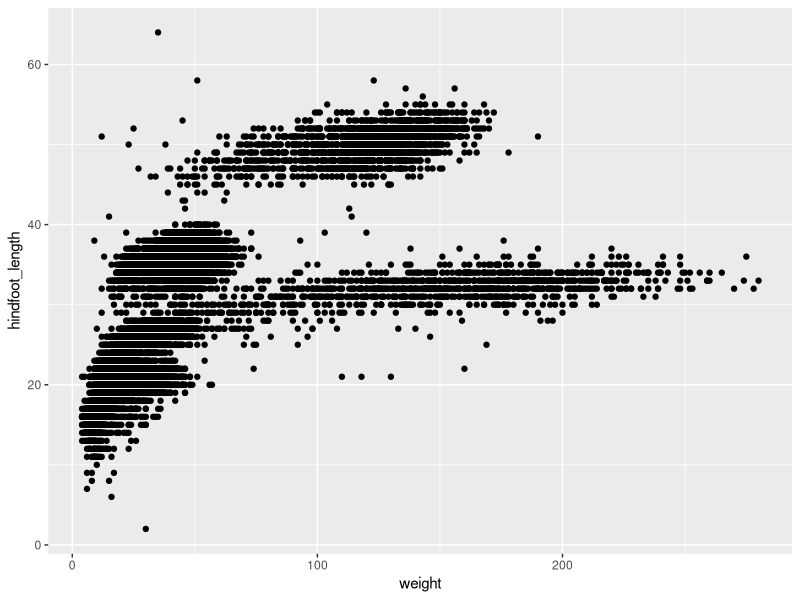
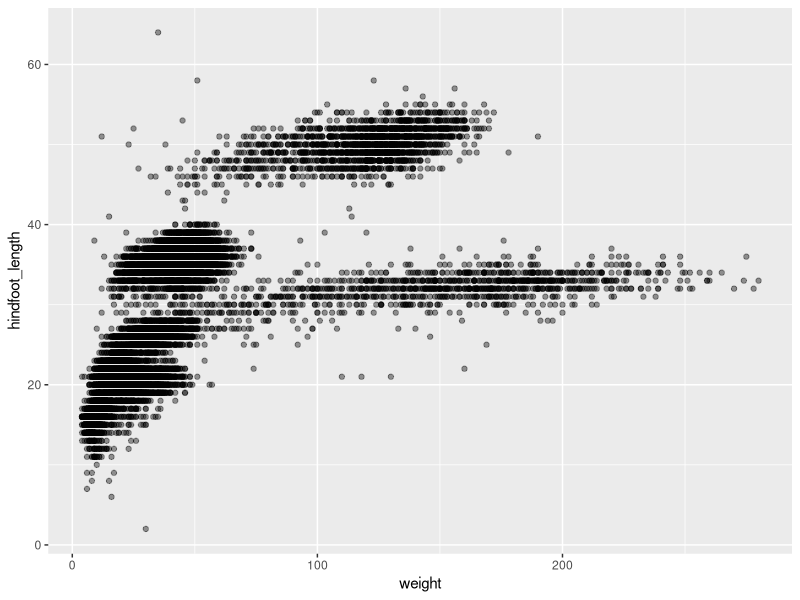
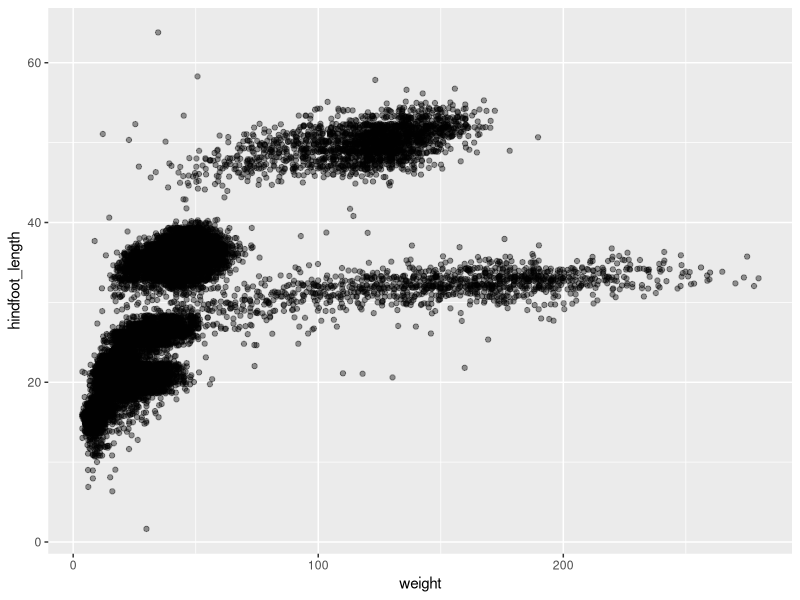
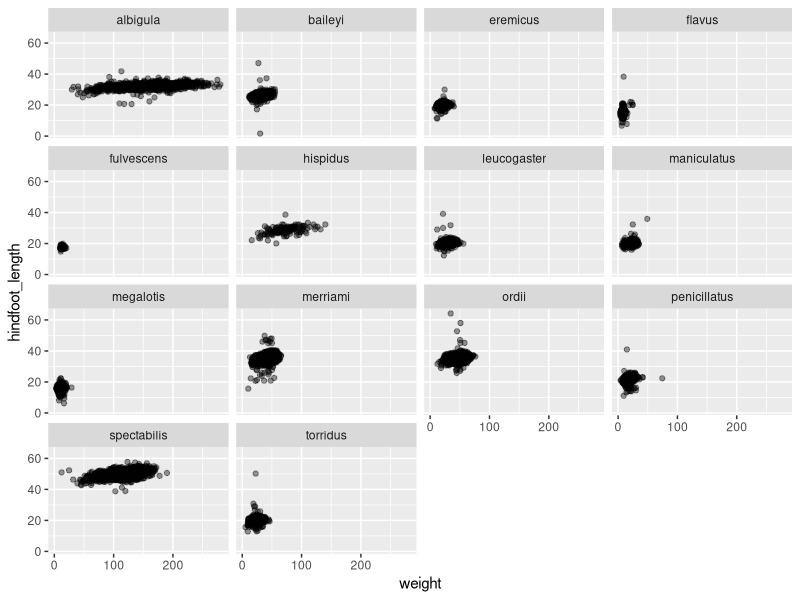
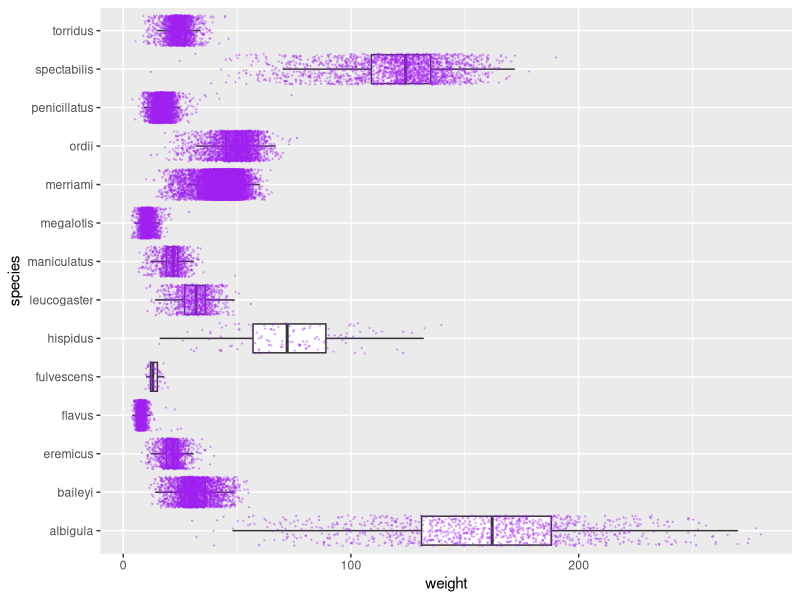
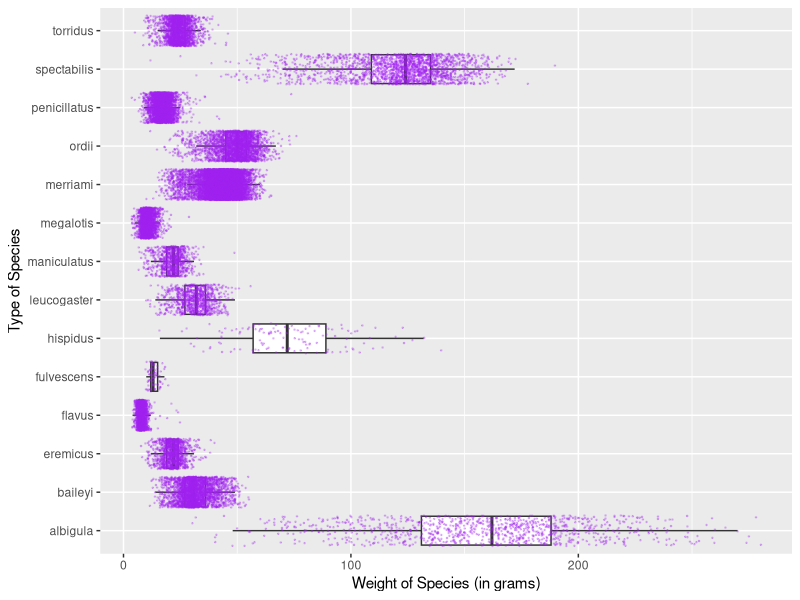
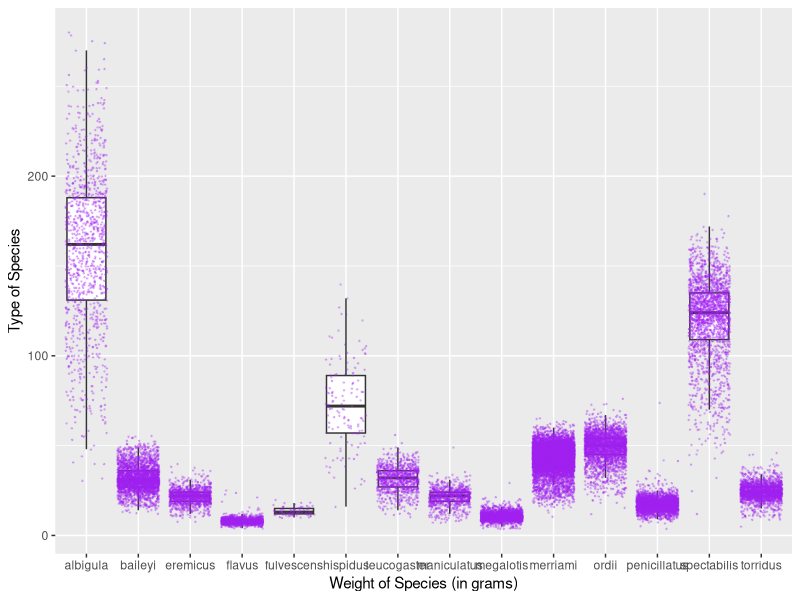
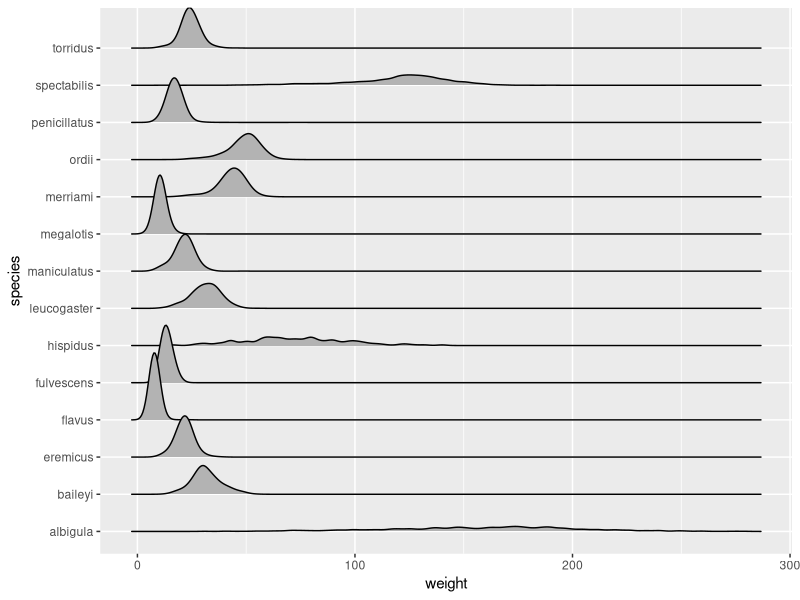

Here is the R script that generated these plots, in order:
## ---- chunk 1
library(tidyverse)
library(here)
## ---- chunk 2
# Code for question 1! 
surveys <- read_csv(here("supporting_artifacts", "extended_learning", "Challenge 2","surveys.csv")) 
## ---- chunk 3
dim(surveys)
#The dimensions of the surveys data is 30,463 rows by 15 columns 
## ---- chunk 4
spec(surveys)
# There are three types of data: character, double, and date
## ---- chunk 5
# Code for question 4! 
ggplot(data = surveys, 
       mapping = aes(x = weight, y = hindfoot_length)
       ) +
  geom_point()
## ---- chunk 6
#Code for question 5!
ggplot(data = surveys, 
       mapping = aes(x = weight, y = hindfoot_length)
       ) +
  geom_point(alpha = .4)
## ---- chunk 7
# Code for question 6! 
ggplot(data = surveys, 
       mapping = aes(x = weight, y = hindfoot_length)
       ) +
  geom_jitter(alpha = .4)
## ---- chunk 8
# Code for question 7
ggplot(data = surveys, 
       mapping = aes(x = weight, y = hindfoot_length)
       ) +
  geom_jitter(alpha = .4) +
  facet_wrap(~species)
## ---- chunk 9
# Code for question 8 (and 9)!
ggplot(data = surveys, 
       mapping = aes(x = weight, y = species)
       ) +
  geom_boxplot(outlier.shape = NA) +
  geom_jitter(size = .25, color = "Purple", alpha = .25)
## ---- chunk 10
# Code for question 10! 
ggplot(data = surveys, 
       mapping = aes(x = weight, 
                     y = species),
       ) +
  geom_boxplot(outlier.shape = NA) +
  geom_jitter(size = .25, 
              color = "Purple", 
              alpha = .25) +
  xlab("Weight of Species (in grams)") +
  ylab("Type of Species")
## ---- chunk 11
# Code for question 11! 
ggplot(data = surveys, 
       mapping = aes(x = species, 
                     y = weight)
       ) +
  geom_boxplot(outlier.shape = NA) +
  geom_jitter(size = .25, 
              color = "Purple", 
              alpha = .25) +
  xlab("Weight of Species (in grams)") +
  ylab("Type of Species")
## ---- chunk 12
# Loading in the ggridges package
library(ggridges)
## ---- chunk 13
ggplot(data = surveys,
       mapping = aes(x = weight, 
                     y = species)
       ) +
  geom_density_ridges()
## ---- chunk 14
# Load in ggsci package
library(ggsci)
## ---- chunk 15
ggplot(data = surveys, 
       mapping = aes(x = weight, 
                     y = species,
                     color = genus),
       ) +
  geom_boxplot() +
  xlab("Weight of Species (in grams)") +
  ylab("Type of Species") +
  scale_color_simpsons(alpha = .5)
## ---- chunk 16
ggplot(data = surveys, 
       mapping = aes(x = weight, 
                     y = species,
                     color = genus),
       ) +
  geom_boxplot() +
  scale_color_simpsons(alpha = .5) +
  annotate("text", 
           y = 1,
           x = 75,
           label = "Neotoma") +
  annotate("text", 
           y = 2,
           x = 100,
           label = "Chaetodipus") +
  annotate("text", 
           y = 3,
           x = 100,
           label = "Peromyscus") +
  annotate("text", 
           y = 4,
           x = 100,
           label = "Perognathus") +
  annotate("text", 
           y = 5,
           x = 100,
           label = "Reithrondontomys") +
  annotate("text", 
           y = 6,
           x = 200,
           label = "Sigmodon") +
  annotate("text", 
           y = 7,
           x = 150,
           label = "Onychomys") +
  annotate("text", 
           y = 8,
           x = 100,
           label = "Peromyscus") +
  annotate("text", 
           y = 9,
           x = 100,
           label = "Reithrodontomys") +
  annotate("text", 
           y = 10,
           x = 150,
           label = "Dipodomys") +
  annotate("text", 
           y = 11,
           x = 150,
           label = "Dipodomys") +
  annotate("text", 
           y = 12,
           x = 125,
           label = "Chaetodipus") +
  annotate("text", 
           y = 13,
           x = 250,
           label = "Dipodomys") +
  annotate("text", 
           y = 14,
           x = 100,
           label = "Onychomys") +
  theme(legend.position = "none")

